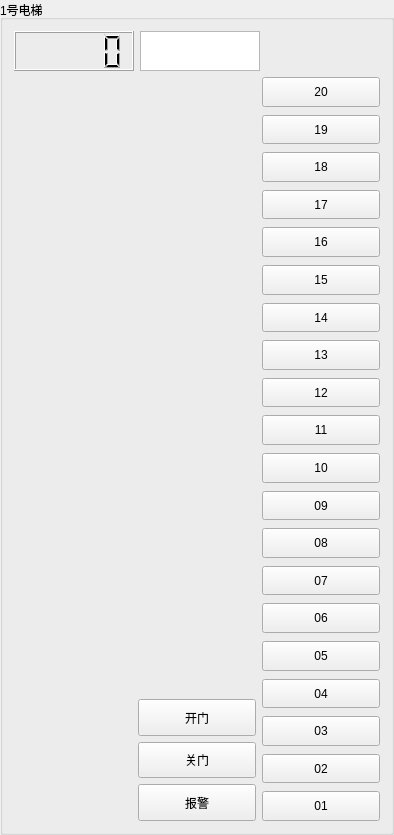
     <widget class="QGroupBox" name="groupBox_8">
      <property name="title">
       <string>1号电梯</string>
      </property>
      <layout class="QVBoxLayout" name="verticalLayout_27">
       <item>
        <layout class="QVBoxLayout" name="verticalLayout_28" stretch="1,20">
         <item>
          <layout class="QHBoxLayout" name="horizontalLayout_34" stretch="1,1,1">
           <item>
            <widget class="QLCDNumber" name="lcdNumber_1">
             <property name="minimumSize">
              <size>
               <width>40</width>
               <height>40</height>
              </size>
             </property>
             <property name="Belonging" stdset="0">
              <string>1</string>
             </property>
            </widget>
           </item>
           <item>
            <widget class="QGraphicsView" name="graphicsView_1">
             <property name="minimumSize">
              <size>
               <width>40</width>
               <height>40</height>
              </size>
             </property>
             <property name="Belonging" stdset="0">
              <string>1</string>
             </property>
            </widget>
           </item>
           <item>
            <spacer name="horizontalSpacer_9">
             <property name="orientation">
              <enum>Qt::Horizontal</enum>
             </property>
             <property name="sizeHint" stdset="0">
              <size>
               <width>40</width>
               <height>20</height>
              </size>
             </property>
            </spacer>
           </item>
          </layout>
         </item>
         <item>
          <layout class="QHBoxLayout" name="horizontalLayout_35">
           <item>
            <widget class="QLabel" name="label_1">
             <property name="minimumSize">
              <size>
               <width>40</width>
               <height>0</height>
              </size>
             </property>
             <property name="text">
              <string/>
             </property>
             <property name="MyType" stdset="0">
              <string>Elevator</string>
             </property>
             <property name="Belonging" stdset="0">
              <string>1</string>
             </property>
            </widget>
           </item>
           <item>
            <layout class="QVBoxLayout" name="verticalLayout_29" stretch="17,1,1,1">
             <item>
              <spacer name="verticalSpacer_7">
               <property name="orientation">
                <enum>Qt::Vertical</enum>
               </property>
               <property name="sizeType">
                <enum>QSizePolicy::Expanding</enum>
               </property>
               <property name="sizeHint" stdset="0">
                <size>
                 <width>20</width>
                 <height>40</height>
                </size>
               </property>
              </spacer>
             </item>
             <item>
              <widget class="QPushButton" name="pushButton_1_open">
               <property name="sizePolicy">
                <sizepolicy hsizetype="Minimum" vsizetype="Minimum">
                 <horstretch>0</horstretch>
                 <verstretch>0</verstretch>
                </sizepolicy>
               </property>
               <property name="minimumSize">
                <size>
                 <width>40</width>
                 <height>0</height>
                </size>
               </property>
               <property name="text">
                <string>开门</string>
               </property>
               <property name="checkable">
                <bool>true</bool>
               </property>
               <property name="Belonging" stdset="0">
                <string>1</string>
               </property>
               <property name="MyType" stdset="0">
                <string>Open</string>
               </property>
              </widget>
             </item>
             <item>
              <widget class="QPushButton" name="pushButton_1_close">
               <property name="sizePolicy">
                <sizepolicy hsizetype="Minimum" vsizetype="Minimum">
                 <horstretch>0</horstretch>
                 <verstretch>0</verstretch>
                </sizepolicy>
               </property>
               <property name="minimumSize">
                <size>
                 <width>40</width>
                 <height>0</height>
                </size>
               </property>
               <property name="text">
                <string>关门</string>
               </property>
               <property name="checkable">
                <bool>true</bool>
               </property>
               <property name="Belonging" stdset="0">
                <string>1</string>
               </property>
               <property name="MyType" stdset="0">
                <string>Close</string>
               </property>
              </widget>
             </item>
             <item>
              <widget class="QPushButton" name="pushButton_1_warning">
               <property name="sizePolicy">
                <sizepolicy hsizetype="Minimum" vsizetype="Minimum">
                 <horstretch>0</horstretch>
                 <verstretch>0</verstretch>
                </sizepolicy>
               </property>
               <property name="minimumSize">
                <size>
                 <width>40</width>
                 <height>0</height>
                </size>
               </property>
               <property name="text">
                <string>报警</string>
               </property>
               <property name="Belonging" stdset="0">
                <string>1</string>
               </property>
               <property name="MyType" stdset="0">
                <string>Warning</string>
               </property>
              </widget>
             </item>
            </layout>
           </item>
           <item>
            <layout class="QVBoxLayout" name="verticalLayout_30">
             <property name="spacing">
              <number>8</number>
             </property>
             <item>
              <widget class="QPushButton" name="pushButton_1_20">
               <property name="sizePolicy">
                <sizepolicy hsizetype="Minimum" vsizetype="Minimum">
                 <horstretch>0</horstretch>
                 <verstretch>0</verstretch>
                </sizepolicy>
               </property>
               <property name="minimumSize">
                <size>
                 <width>40</width>
                 <height>0</height>
                </size>
               </property>
               <property name="text">
                <string>20</string>
               </property>
               <property name="checkable">
                <bool>true</bool>
               </property>
               <property name="Belonging" stdset="0">
                <string>1</string>
               </property>
               <property name="MyType" stdset="0">
                <string>20</string>
               </property>
              </widget>
             </item>
             <item>
              <widget class="QPushButton" name="pushButton_1_19">
               <property name="sizePolicy">
                <sizepolicy hsizetype="Minimum" vsizetype="Minimum">
                 <horstretch>0</horstretch>
                 <verstretch>0</verstretch>
                </sizepolicy>
               </property>
               <property name="minimumSize">
                <size>
                 <width>40</width>
                 <height>0</height>
                </size>
               </property>
               <property name="text">
                <string>19</string>
               </property>
               <property name="checkable">
                <bool>true</bool>
               </property>
               <property name="Belonging" stdset="0">
                <string>1</string>
               </property>
               <property name="MyType" stdset="0">
                <string>19</string>
               </property>
              </widget>
             </item>
             <item>
              <widget class="QPushButton" name="pushButton_1_18">
               <property name="sizePolicy">
                <sizepolicy hsizetype="Minimum" vsizetype="Minimum">
                 <horstretch>0</horstretch>
                 <verstretch>0</verstretch>
                </sizepolicy>
               </property>
               <property name="minimumSize">
                <size>
                 <width>40</width>
                 <height>0</height>
                </size>
               </property>
               <property name="text">
                <string>18</string>
               </property>
               <property name="checkable">
                <bool>true</bool>
               </property>
               <property name="Belonging" stdset="0">
                <string>1</string>
               </property>
               <property name="MyType" stdset="0">
                <string>18</string>
               </property>
              </widget>
             </item>
             <item>
              <widget class="QPushButton" name="pushButton_1_17">
               <property name="sizePolicy">
                <sizepolicy hsizetype="Minimum" vsizetype="Minimum">
                 <horstretch>0</horstretch>
                 <verstretch>0</verstretch>
                </sizepolicy>
               </property>
               <property name="minimumSize">
                <size>
                 <width>40</width>
                 <height>0</height>
                </size>
               </property>
               <property name="text">
                <string>17</string>
               </property>
               <property name="checkable">
                <bool>true</bool>
               </property>
               <property name="Belonging" stdset="0">
                <string>1</string>
               </property>
               <property name="MyType" stdset="0">
                <string>17</string>
               </property>
              </widget>
             </item>
             <item>
              <widget class="QPushButton" name="pushButton_1_16">
               <property name="sizePolicy">
                <sizepolicy hsizetype="Minimum" vsizetype="Minimum">
                 <horstretch>0</horstretch>
                 <verstretch>0</verstretch>
                </sizepolicy>
               </property>
               <property name="minimumSize">
                <size>
                 <width>40</width>
                 <height>0</height>
                </size>
               </property>
               <property name="text">
                <string>16</string>
               </property>
               <property name="checkable">
                <bool>true</bool>
               </property>
               <property name="Belonging" stdset="0">
                <string>1</string>
               </property>
               <property name="MyType" stdset="0">
                <string>16</string>
               </property>
              </widget>
             </item>
             <item>
              <widget class="QPushButton" name="pushButton_1_15">
               <property name="sizePolicy">
                <sizepolicy hsizetype="Minimum" vsizetype="Minimum">
                 <horstretch>0</horstretch>
                 <verstretch>0</verstretch>
                </sizepolicy>
               </property>
               <property name="minimumSize">
                <size>
                 <width>40</width>
                 <height>0</height>
                </size>
               </property>
               <property name="text">
                <string>15</string>
               </property>
               <property name="checkable">
                <bool>true</bool>
               </property>
               <property name="Belonging" stdset="0">
                <string>1</string>
               </property>
               <property name="MyType" stdset="0">
                <string>15</string>
               </property>
              </widget>
             </item>
             <item>
              <widget class="QPushButton" name="pushButton_1_14">
               <property name="sizePolicy">
                <sizepolicy hsizetype="Minimum" vsizetype="Minimum">
                 <horstretch>0</horstretch>
                 <verstretch>0</verstretch>
                </sizepolicy>
               </property>
               <property name="minimumSize">
                <size>
                 <width>40</width>
                 <height>0</height>
                </size>
               </property>
               <property name="text">
                <string>14</string>
               </property>
               <property name="checkable">
                <bool>true</bool>
               </property>
               <property name="Belonging" stdset="0">
                <string>1</string>
               </property>
               <property name="MyType" stdset="0">
                <string>14</string>
               </property>
              </widget>
             </item>
             <item>
              <widget class="QPushButton" name="pushButton_1_13">
               <property name="sizePolicy">
                <sizepolicy hsizetype="Minimum" vsizetype="Minimum">
                 <horstretch>0</horstretch>
                 <verstretch>0</verstretch>
                </sizepolicy>
               </property>
               <property name="minimumSize">
                <size>
                 <width>40</width>
                 <height>0</height>
                </size>
               </property>
               <property name="text">
                <string>13</string>
               </property>
               <property name="checkable">
                <bool>true</bool>
               </property>
               <property name="Belonging" stdset="0">
                <string>1</string>
               </property>
               <property name="MyType" stdset="0">
                <string>13</string>
               </property>
              </widget>
             </item>
             <item>
              <widget class="QPushButton" name="pushButton_1_12">
               <property name="sizePolicy">
                <sizepolicy hsizetype="Minimum" vsizetype="Minimum">
                 <horstretch>0</horstretch>
                 <verstretch>0</verstretch>
                </sizepolicy>
               </property>
               <property name="minimumSize">
                <size>
                 <width>40</width>
                 <height>0</height>
                </size>
               </property>
               <property name="text">
                <string>12</string>
               </property>
               <property name="checkable">
                <bool>true</bool>
               </property>
               <property name="Belonging" stdset="0">
                <string>1</string>
               </property>
               <property name="MyType" stdset="0">
                <string>12</string>
               </property>
              </widget>
             </item>
             <item>
              <widget class="QPushButton" name="pushButton_1_11">
               <property name="sizePolicy">
                <sizepolicy hsizetype="Minimum" vsizetype="Minimum">
                 <horstretch>0</horstretch>
                 <verstretch>0</verstretch>
                </sizepolicy>
               </property>
               <property name="minimumSize">
                <size>
                 <width>40</width>
                 <height>0</height>
                </size>
               </property>
               <property name="text">
                <string>11</string>
               </property>
               <property name="checkable">
                <bool>true</bool>
               </property>
               <property name="Belonging" stdset="0">
                <string>1</string>
               </property>
               <property name="MyType" stdset="0">
                <string>11</string>
               </property>
              </widget>
             </item>
             <item>
              <widget class="QPushButton" name="pushButton_1_10">
               <property name="sizePolicy">
                <sizepolicy hsizetype="Minimum" vsizetype="Minimum">
                 <horstretch>0</horstretch>
                 <verstretch>0</verstretch>
                </sizepolicy>
               </property>
               <property name="minimumSize">
                <size>
                 <width>40</width>
                 <height>0</height>
                </size>
               </property>
               <property name="text">
                <string>10</string>
               </property>
               <property name="checkable">
                <bool>true</bool>
               </property>
               <property name="Belonging" stdset="0">
                <string>1</string>
               </property>
               <property name="MyType" stdset="0">
                <string>10</string>
               </property>
              </widget>
             </item>
             <item>
              <widget class="QPushButton" name="pushButton_1_9">
               <property name="sizePolicy">
                <sizepolicy hsizetype="Minimum" vsizetype="Minimum">
                 <horstretch>0</horstretch>
                 <verstretch>0</verstretch>
                </sizepolicy>
               </property>
               <property name="minimumSize">
                <size>
                 <width>40</width>
                 <height>0</height>
                </size>
               </property>
               <property name="text">
                <string>09</string>
               </property>
               <property name="checkable">
                <bool>true</bool>
               </property>
               <property name="Belonging" stdset="0">
                <string>1</string>
               </property>
               <property name="MyType" stdset="0">
                <string>9</string>
               </property>
              </widget>
             </item>
             <item>
              <widget class="QPushButton" name="pushButton_1_8">
               <property name="sizePolicy">
                <sizepolicy hsizetype="Minimum" vsizetype="Minimum">
                 <horstretch>0</horstretch>
                 <verstretch>0</verstretch>
                </sizepolicy>
               </property>
               <property name="minimumSize">
                <size>
                 <width>40</width>
                 <height>0</height>
                </size>
               </property>
               <property name="text">
                <string>08</string>
               </property>
               <property name="checkable">
                <bool>true</bool>
               </property>
               <property name="Belonging" stdset="0">
                <string>1</string>
               </property>
               <property name="MyType" stdset="0">
                <string>8</string>
               </property>
              </widget>
             </item>
             <item>
              <widget class="QPushButton" name="pushButton_1_7">
               <property name="sizePolicy">
                <sizepolicy hsizetype="Minimum" vsizetype="Minimum">
                 <horstretch>0</horstretch>
                 <verstretch>0</verstretch>
                </sizepolicy>
               </property>
               <property name="minimumSize">
                <size>
                 <width>40</width>
                 <height>0</height>
                </size>
               </property>
               <property name="text">
                <string>07</string>
               </property>
               <property name="checkable">
                <bool>true</bool>
               </property>
               <property name="Belonging" stdset="0">
                <string>1</string>
               </property>
               <property name="MyType" stdset="0">
                <string>7</string>
               </property>
              </widget>
             </item>
             <item>
              <widget class="QPushButton" name="pushButton_1_6">
               <property name="sizePolicy">
                <sizepolicy hsizetype="Minimum" vsizetype="Minimum">
                 <horstretch>0</horstretch>
                 <verstretch>0</verstretch>
                </sizepolicy>
               </property>
               <property name="minimumSize">
                <size>
                 <width>40</width>
                 <height>0</height>
                </size>
               </property>
               <property name="text">
                <string>06</string>
               </property>
               <property name="checkable">
                <bool>true</bool>
               </property>
               <property name="Belonging" stdset="0">
                <string>1</string>
               </property>
               <property name="MyType" stdset="0">
                <string>6</string>
               </property>
              </widget>
             </item>
             <item>
              <widget class="QPushButton" name="pushButton_1_5">
               <property name="sizePolicy">
                <sizepolicy hsizetype="Minimum" vsizetype="Minimum">
                 <horstretch>0</horstretch>
                 <verstretch>0</verstretch>
                </sizepolicy>
               </property>
               <property name="minimumSize">
                <size>
                 <width>40</width>
                 <height>0</height>
                </size>
               </property>
               <property name="text">
                <string>05</string>
               </property>
               <property name="checkable">
                <bool>true</bool>
               </property>
               <property name="Belonging" stdset="0">
                <string>1</string>
               </property>
               <property name="MyType" stdset="0">
                <string>5</string>
               </property>
              </widget>
             </item>
             <item>
              <widget class="QPushButton" name="pushButton_1_4">
               <property name="sizePolicy">
                <sizepolicy hsizetype="Minimum" vsizetype="Minimum">
                 <horstretch>0</horstretch>
                 <verstretch>0</verstretch>
                </sizepolicy>
               </property>
               <property name="minimumSize">
                <size>
                 <width>40</width>
                 <height>0</height>
                </size>
               </property>
               <property name="text">
                <string>04</string>
               </property>
               <property name="checkable">
                <bool>true</bool>
               </property>
               <property name="Belonging" stdset="0">
                <string>1</string>
               </property>
               <property name="MyType" stdset="0">
                <string>4</string>
               </property>
              </widget>
             </item>
             <item>
              <widget class="QPushButton" name="pushButton_1_3">
               <property name="sizePolicy">
                <sizepolicy hsizetype="Minimum" vsizetype="Minimum">
                 <horstretch>0</horstretch>
                 <verstretch>0</verstretch>
                </sizepolicy>
               </property>
               <property name="minimumSize">
                <size>
                 <width>40</width>
                 <height>0</height>
                </size>
               </property>
               <property name="text">
                <string>03</string>
               </property>
               <property name="checkable">
                <bool>true</bool>
               </property>
               <property name="Belonging" stdset="0">
                <string>1</string>
               </property>
               <property name="MyType" stdset="0">
                <string>3</string>
               </property>
              </widget>
             </item>
             <item>
              <widget class="QPushButton" name="pushButton_1_2">
               <property name="sizePolicy">
                <sizepolicy hsizetype="Minimum" vsizetype="Minimum">
                 <horstretch>0</horstretch>
                 <verstretch>0</verstretch>
                </sizepolicy>
               </property>
               <property name="minimumSize">
                <size>
                 <width>40</width>
                 <height>0</height>
                </size>
               </property>
               <property name="text">
                <string>02</string>
               </property>
               <property name="checkable">
                <bool>true</bool>
               </property>
               <property name="Belonging" stdset="0">
                <string>1</string>
               </property>
               <property name="MyType" stdset="0">
                <string>2</string>
               </property>
              </widget>
             </item>
             <item>
              <widget class="QPushButton" name="pushButton_1_1">
               <property name="sizePolicy">
                <sizepolicy hsizetype="Minimum" vsizetype="Minimum">
                 <horstretch>0</horstretch>
                 <verstretch>0</verstretch>
                </sizepolicy>
               </property>
               <property name="minimumSize">
                <size>
                 <width>40</width>
                 <height>0</height>
                </size>
               </property>
               <property name="text">
                <string>01</string>
               </property>
               <property name="checkable">
                <bool>true</bool>
               </property>
               <property name="Belonging" stdset="0">
                <string>1</string>
               </property>
               <property name="MyType" stdset="0">
                <string>1</string>
               </property>
              </widget>
             </item>
            </layout>
           </item>
          </layout>
         </item>
        </layout>
       </item>
      </layout>
     </widget>
